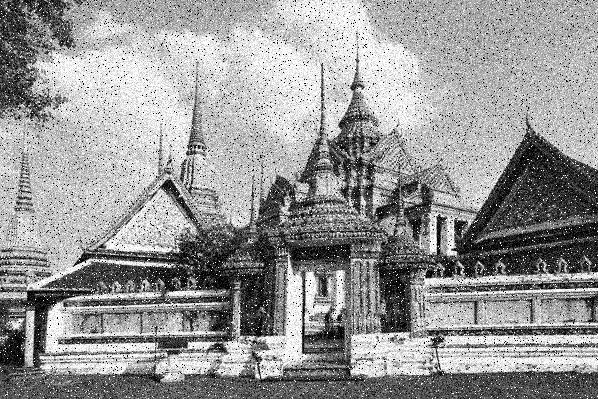
#> input picture HW5/noisy_temple.jpg, 598 x 399 px
$ python temple_denoise.py
#> lines starting #> are read from the running program, lines starting #| are printed output that depends on the picture
import cv2 as cv
import numpy as np
import math
from scipy.signal.signaltools import wiener
from matplotlib import pyplot as plt
from tqdm import tqdm

import numpy as np

def padding(img,pad):

    padded_img = np.zeros((img.shape[0]+2*pad,img.shape[1]+2*pad))
    padded_img[pad:-pad,pad:-pad] = img
    return padded_img

def AdaptiveMedianFilter(img,s=3,sMax=7):

    if len(img.shape) == 3:
        raise Exception ("Single channel image only")

    H,W = img.shape
    a = sMax//2
    padded_img = padding(img,a)

    f_img = np.zeros(padded_img.shape)

    for i in range(a,H+a+1):
        for j in range(a,W+a+1):
            value = Lvl_A(padded_img,i,j,s,sMax)
            f_img[i,j] = value

    return f_img[a:-a,a:-a]

def Lvl_A(mat,x,y,s,sMax):

    window = mat[x-(s//2):x+(s//2)+1,y-(s//2):y+(s//2)+1]
    Zmin = np.min(window)
    Zmed = np.median(window)
    Zmax = np.max(window)

    A1 = Zmed - Zmin
    A2 = Zmed - Zmax

    if A1 > 0 and A2 < 0:
        return Lvl_B(window)
    else:
        s += 2
        if s <= sMax:
            return Lvl_A(mat,x,y,s,sMax)
        else:
             return Zmed

def Lvl_B(window):
    h,w = window.shape
    Zmin = np.min(window)
    Zmed = np.median(window)
    Zmax = np.max(window)

    Zxy = window[h//2,w//2]
    B1 = Zxy - Zmin
    B2 = Zxy - Zmax

    if B1 > 0 and B2 < 0 :
        return Zxy
    else:
        return Zmed

img=cv.imread("noisy_temple.jpg",0)
#> img is the input picture: shape (399, 598); min 0, max 255, mean 150.9
# img=cv.medianBlur(img,3)
res=AdaptiveMedianFilter(img,3,sMax=7)
#> in padding, `padded_img[pad:-pad,pad:-pad] = img`:
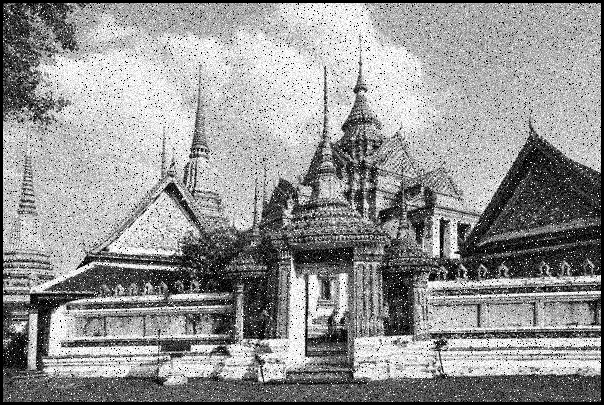
#> padded_img: shape (405, 604) float64; min 0, max 255, mean 147.2
#> the loop in AdaptiveMedianFilter, `for i in range(a,H+a+1):` made 400 passes
#> after the loop in AdaptiveMedianFilter, `for i in range(a,H+a+1):`:
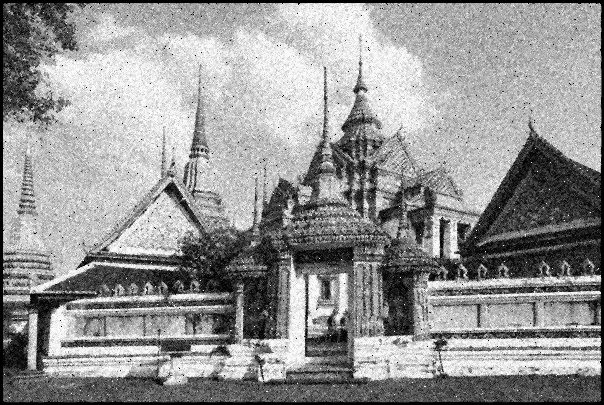
#> f_img: shape (405, 604) float64; min 0, max 254, mean 148.5
#> in AdaptiveMedianFilter, `return f_img[a:-a,a:-a]`:
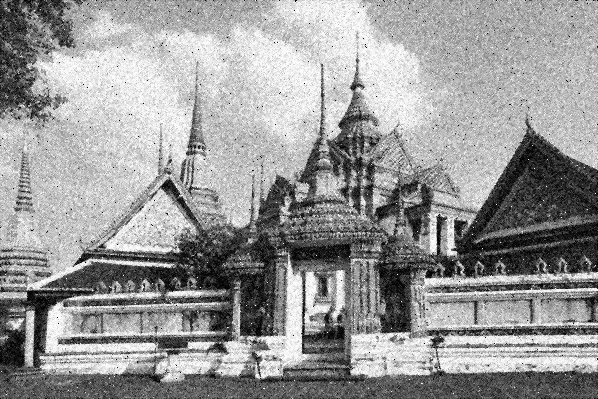
#> returned value: shape (399, 598) float64; min 0, max 254, mean 152.1


cv.imwrite("clear_temple.jpg",img)
